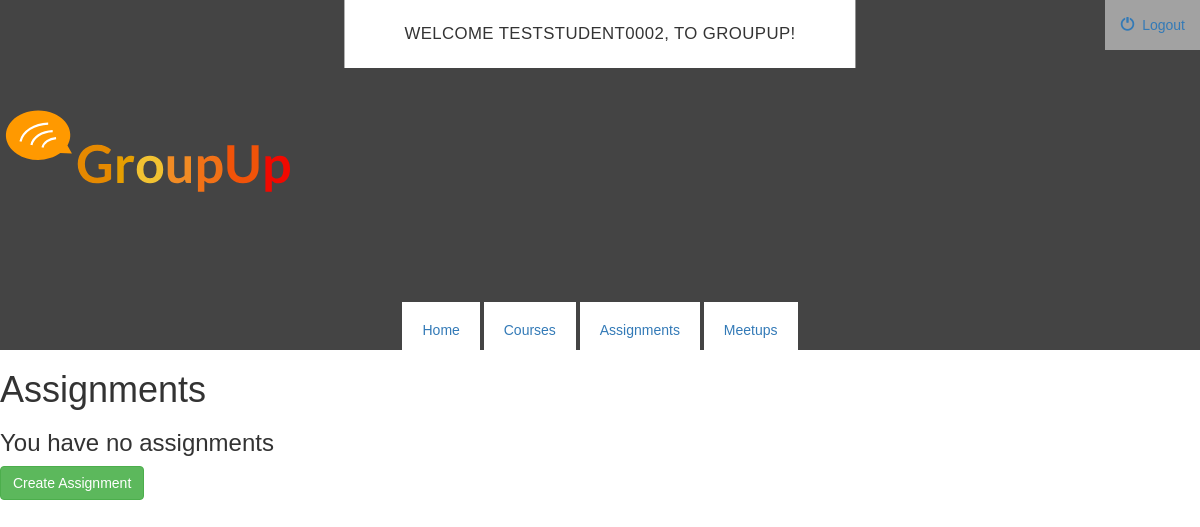
The page /assignments/ (signed in) on the database as committed earlier.
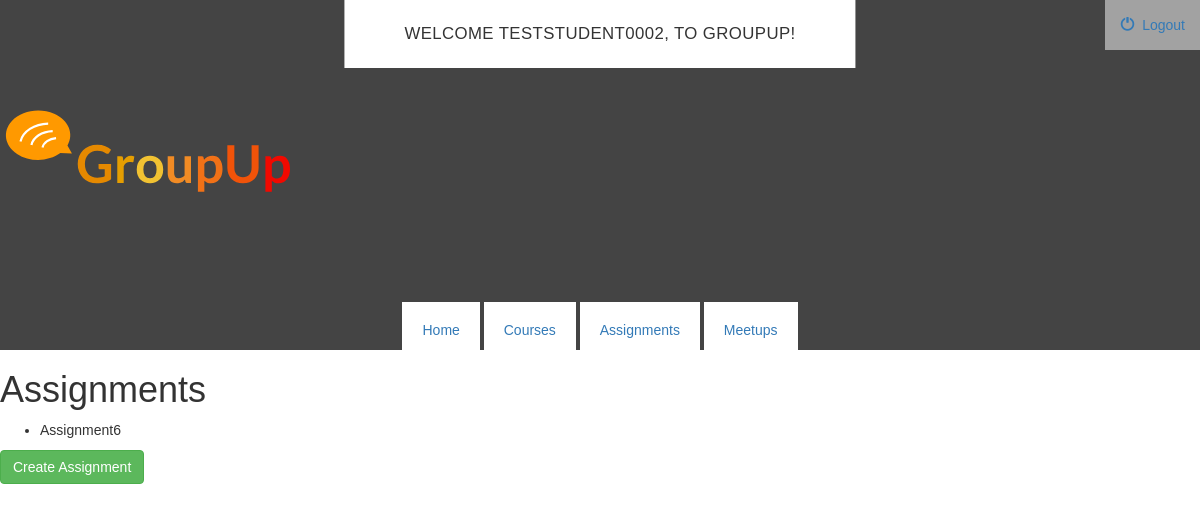
The same page on the database as committed later.
### assignments/models.py (models this page shows, shortened)
class Assignment(models.Model):
    user = models.ForeignKey(settings.AUTH_USER_MODEL, default=1)
    title = models.CharField(max_length=30)
    description = models.CharField(max_length=100)
    course = models.ForeignKey(Course, on_delete=models.CASCADE)
    due_date = models.CharField(max_length=25)
    is_complete = models.BooleanField(default=False)

### assignments/views.py (the view)
def index(request):
    courses = Course.objects.filter(user=request.user)
    assignments = Assignment.objects.filter(user=request.user)
    meetups = MeetUp.objects.filter(user=request.user)
    context = {
    'courses':courses,
    'assignments':assignments,
    'meetups':meetups,
    }
    return render(request, 'assignments/index.html', context)

### assignments/templates/assignments/index.html (shortened to what this page needs)
{% extends 'courses/base.html' %}
{% block body %}
<h1>Assignments</h1>
{% if assignments %}
  {% for assignment in assignments %}
    <ul>
      <li>{{ assignment.title }}</li>
    </ul>
  {% endfor %}
{% else %}
  <h3>You have no assignments</h3>
{% endif %}
<a class="btn btn-success" href="{% url 'assignments:create_assignment' %}">Create Assignment</a>
{% endblock %}

Rows that differ between the two databases and show on the page:
added Assignment: title "Assignment6"
Other text that changed with them:
text no longer shown: "You have no assignments"
